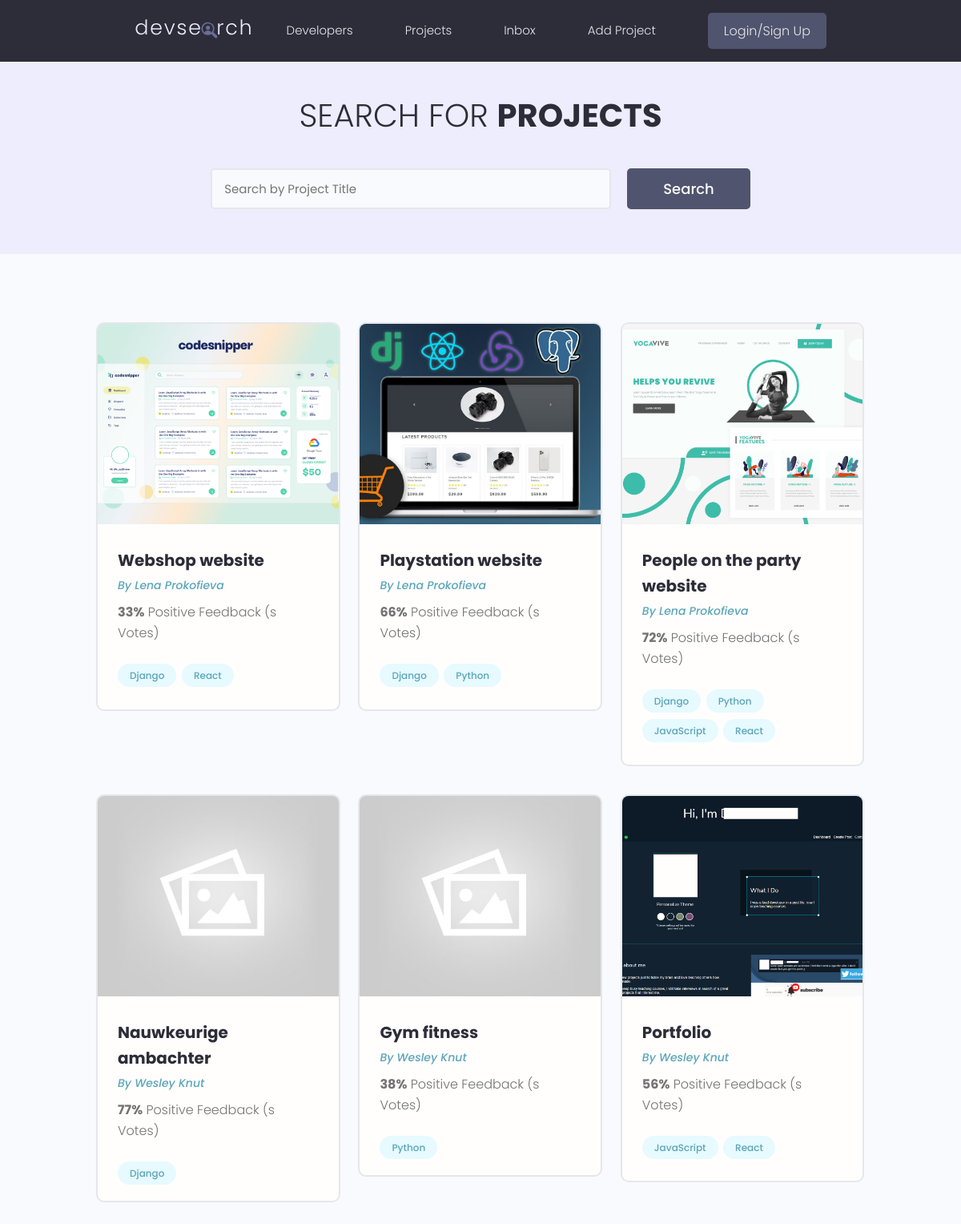
/projects/, run on the app's committed database.
### projects/models.py (models this page shows, shortened)
class Project(models.Model):
  owner = models.ForeignKey(Profile, null=True, blank=True, on_delete=models.SET_NULL)
  title = models.CharField(max_length=200)
  description = models.TextField(null=True, blank=True)
  featured_image = models.ImageField(null=True, blank=True, default="default.jpg")
  demo_link = models.CharField(max_length=2000, null=True, blank=True)
  source_link = models.CharField(max_length=2000, null=True, blank=True)
  tags = models.ManyToManyField('Tag', blank=True)
  vote_total = models.IntegerField(default=0, null=True, blank=True)
  vote_ratio = models.IntegerField(default=0, null=True, blank=True)
  created = models.DateTimeField(auto_now_add=True)
  id = models.UUIDField(default=uuid.uuid4, unique=True, primary_key=True, editable=False)

class Tag(models.Model):
  name = models.CharField(max_length=200)
  created = models.DateTimeField(auto_now_add=True)
  id = models.UUIDField(default=uuid.uuid4, unique=True, primary_key=True, editable=False)
  def __str__(self):
    return self.name

### users/models.py (models this page shows, shortened)
class Profile(models.Model):
  user = models.OneToOneField(User, on_delete=models.CASCADE, null=True, blank=True)
  name = models.CharField(max_length=200, blank=True, null=True)
  email = models.EmailField(max_length=500, blank=True, null=True)
  username = models.CharField(max_length=200, blank=True, null=True)
  location = models.CharField(max_length=200, blank=True, null=True)
  short_intro = models.CharField(max_length=200, blank=True, null=True)
  bio = models.TextField(blank=True, null=True)
  profile_image = models.ImageField(null=True, blank=True, upload_to = 'profiles/', default="profiles/user-default.png")
  social_github = models.CharField(max_length=200, blank=True, null=True)
  social_twitter = models.CharField(max_length=200, blank=True, null=True)
  social_linkedin = models.CharField(max_length=200, blank=True, null=True)
  social_youtube = models.CharField(max_length=200, blank=True, null=True)
  social_website = models.CharField(max_length=200, blank=True, null=True)
  created = models.DateTimeField(auto_now_add=True)
  id = models.UUIDField(default=uuid.uuid4, unique=True, primary_key=True, editable=False)

### projects/views.py (the view)
# urls.py: path('', views.projects, name="projects"),
def projects(request):
    projects = Project.objects.all()
    context = {'projects': projects}
    return render(request, 'projects/projects.html', context)

### projects/templates/projects/projects.html (shortened to what this page needs)
{% extends 'main.html' %}
{% block content %}
<main class="projects">
<section class="hero-section text-center">
  <div class="container container--narrow">
    <div class="hero-section__box">
      <h2>Search for <span>Projects</span></h2>
    </div>
    <div class="hero-section__search">
      <form class="form" action="#" method="get">
        <div class="form__field">
          <input class="input input--text" id="formInput#search" type="text" name="text"
            placeholder="Search by Project Title" />
        </div>
        <input class="btn btn--sub btn--lg" type="submit" value="Search" />
      </form>
    </div>
  </div>
</section>
<section class="projectsList">
  <div class="container">
    <div class="grid grid--three">
      {% for project in projects %}
      <div class="column">
        <div class="card project">
          <a href="{% url 'project' project.id %}" class="project">
            <img class="project__thumbnail" src="{{project.featured_image.url}}" alt="project thumbnail" />
            <div class="card__body">
              <h3 class="project__title">{{project.title}}</h3>
              <p><a class="project__author" href="{% url 'user-profile' project.owner.id %}">By {{project.owner.name}}</a></p>
              <p class="project--rating">
                <span style="font-weight: bold;">{{project.vote_ratio}}%</span> Positive
                Feedback ({{project.vote_total | pluralize:"s"}} Vote{{project.vote_total | pluralize:"s"}})
              </p>
              <div class="project__tags">
                {% for tag in project.tags.all %}
                <span class="tag tag--pill tag--main">
                  <small>{{tag}}</small>
                </span>
                {% endfor %}
              </div>
            </div>
          </a>
        </div>
      </div>
      {% endfor %}
    </div>
  </div>
</section>
</main>
{% endblock content %}

### static/styles/app.css (style rules this page uses)
:root { --color-sub: #2d2d39; }
.btn--sub { background-color: var(--color-sub-light); }
.card { border: 2px solid var(--color-light); }
img { width: 100%; }
.hero-section { height: 40vh; display: flex; align-items: center; background-color: var(--color-sub); }
.hero-section__box { margin-bottom: 4rem; }
.hero-section__box > h2, .hero-section__box > h2 > span { font-size: 4rem; color: var(--color-light); line-height: 1.3; text-transform: uppercase; }
.hero-section__box > h2 { font-weight: 300; }
.hero-section__box > h2 > span { font-weight: 700; }
.hero-section__search > .form { display: flex; align-items: center; justify-content: center; gap: 2rem; }
.hero-section__search > .form input.input--text { width: 50rem; }
.project__author { font-size: 1.4rem; font-style: italic; }
.project--rating { margin-bottom: 1.6em; margin-top: .5em; }
.projects > .hero-section { background: var(--color-sub-lighter); height: 30vh; }
.projects .hero-section__box { margin-bottom: 2.5rem; }
.projects .hero-section__box > h2 { color: var(--color-sub); }
.projects .hero-section__box > h2 > span { font-weight: 700; color: var(--color-sub); }
.projectsList { margin-top: 8rem; }
.project__thumbnail { height: 25rem; object-fit: cover; object-position: top center; }
.project__title { font-size: 2rem; font-weight: 700; color: var(--color-sub); }

### static/uikit/styles/modules/_variables.css (style rules this page uses)
:root { --color-main: #5aa5b9; --color-main-light: #e6faff; --color-sub: #3f4156; --color-sub-light: #51546e; --color-sub-lighter: #ededfd; --color-text: #737373; --color-gray: #8b8b8b; --color-light: #e5e7eb; --color-light-gray: #767676; --color-bg: #f8fafd; --color-white: #fffefd; --color-white-light: #f3f3f3; --color-success: #359e64; --color-success-bg: #def8e8; --color-error: #fc4b0b; --color-error-bg: #fff2ee; --font-base: 'Poppins', arial, helvetica, 'Segoe UI', roboto, ubuntu, sans-serif; --font-monospace: 'Fira Code', 'Courier New', courier, monospace; --font-regular: 300; --font-medium: 500; --font-bold: 700; --generic-shadow: 1px 1px 5px #00000010; --generic-transition: all 0.3s ease-in-out; }

### static/uikit/styles/modules/_base.css (style rules this page uses)
* { margin: 0; padding: 0; box-sizing: border-box; text-rendering: optimizeLegibility; color: inherit; font-size: inherit; }
html { font-size: 50%; }
@media only screen and (min-width: 480px) { html { font-size: 56.25%; } }
@media only screen and (min-width: 1200px) { html { font-size: 62.5%; } }
body { line-height: 1.6; font-weight: 400; font-size: 1.5rem; color: var(--color-text); background-color: var(--color-bg); min-height: 100vh; }

### static/uikit/styles/modules/_typography.css (style rules this page uses)
* { font-family: var(--font-base); }
h2 { font-size: 3.6rem; font-weight: var(--font-bold); }
h3 { font-size: 3.2rem; font-weight: var(--font-medium); }
p, span, strong { font-size: 1.6rem; color: var(--color-text); font-weight: var(--font-regular); }
a { padding-bottom: 2px; text-decoration: none; display: inline-block; color: var(--color-main); font-weight: var(--font-medium); }

### static/uikit/styles/modules/_utilities.css (style rules this page uses)
.container { width: 92%; max-width: 165rem; margin: 0 auto; box-sizing: border-box; }
.container--narrow { width: 92%; max-width: 120rem; }
@media screen and (min-width: 1000px) { .container { width: 90%; } }
@media screen and (min-width: 1000px) { .container--narrow { width: 85%; } }
@media screen and (min-width: 1200px) { .container { width: 80%; } }
@media screen and (min-width: 1200px) { .container--narrow { width: 72%; } }
.text-center { text-align: center; }

### static/uikit/styles/modules/_button.css (style rules this page uses)
.btn { display: inline-block; position: relative; cursor: pointer; background-color: var(--color-light); font-weight: var(--font-medium); color: var(--color-sub); text-decoration: none; padding: 1rem 2rem; border-radius: 0.5rem; border: none; width: -webkit-fit-content; width: -moz-fit-content; width: fit-content; height: -webkit-fit-content; height: -moz-fit-content; height: fit-content; font-size: 1.6rem; outline-width: 0; outline-color: transparent; -webkit-backface-visibility: hidden; backface-visibility: hidden; transition: all 0.3s ease-in-out; }
.btn--sub { background-color: var(--color-sub); color: var(--color-white); }
.btn--lg { font-size: 1.8rem; padding: 1.2rem 4.5rem; }

### static/uikit/styles/modules/_card.css (style rules this page uses)
.card { border-radius: 1rem; background-color: var(--color-white); border: 1.5px solid var(--color-light); width: auto; height: auto; margin-top: 0.5rem; margin-bottom: 0.5rem; overflow: hidden; }
.card__body, .card__header { padding: 2rem 2.5rem; }

### data on the page
Project: featured_image (picture), title "Webshop website", owner.name "Lena Prokofieva", vote_ratio "33", vote_total|pluralize "s"
Tag: name "Django"
Tag: name "React"
Project: featured_image (picture), title "Playstation website", owner.name "Lena Prokofieva", vote_ratio "66", vote_total|pluralize "s"
Tag: name "Python"
Project: featured_image (picture), title "People on the party website", owner.name "Lena Prokofieva", vote_ratio "72", vote_total|pluralize "s"
Tag: name "JavaScript"
Project: featured_image (placeholder picture), title "Nauwkeurige ambachter", owner.name "Wesley Knut", vote_ratio "77", vote_total|pluralize "s"
Project: featured_image (placeholder picture), title "Gym fitness", owner.name "Wesley Knut", vote_ratio "38", vote_total|pluralize "s"
Project: featured_image (picture), title "Portfolio", owner.name "Wesley Knut", vote_ratio "56", vote_total|pluralize "s"
